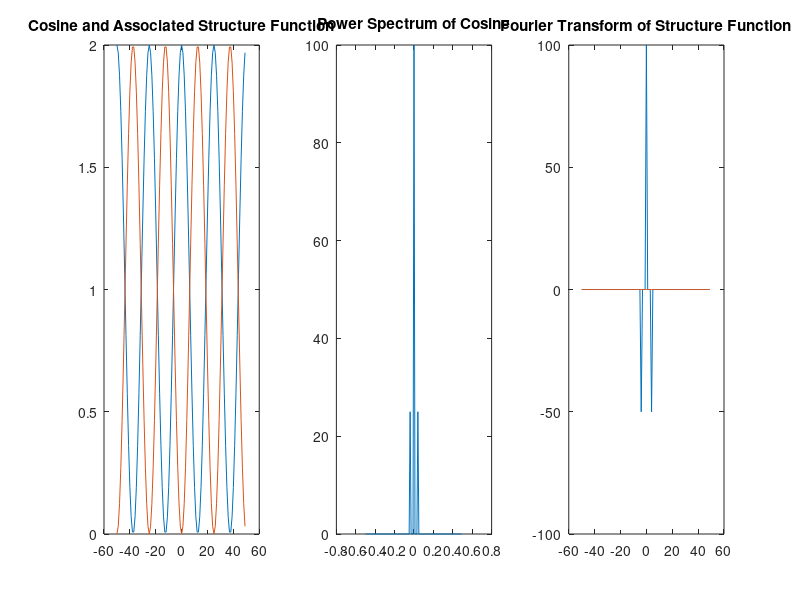

The MATLAB source for this figure:
t = -50:49;
x = 1+cos(2*pi*t/25);
plot(t,x)

D = zeros(1,100);
for n = -50:49
   D(n+51) = sum((x - [x(abs(n)+1:100) x(1:abs(n))]).^2)/100;
end

subplot(1,3,1)
plot(t,x,t,D)
title('Cosine and Associated Structure Function')

xf = fft(x);
xp = (abs(xf).^2)/100;

Df = fft(D);

subplot(1,3,2)
plot((-50:49)/100,fftshift(xp))
title("Power Spectrum of Cosine")

subplot(1,3,3)
plot(t,fftshift(real(Df)),t,fftshift(imag(Df)))
title("Fourier Transform of Structure Function")